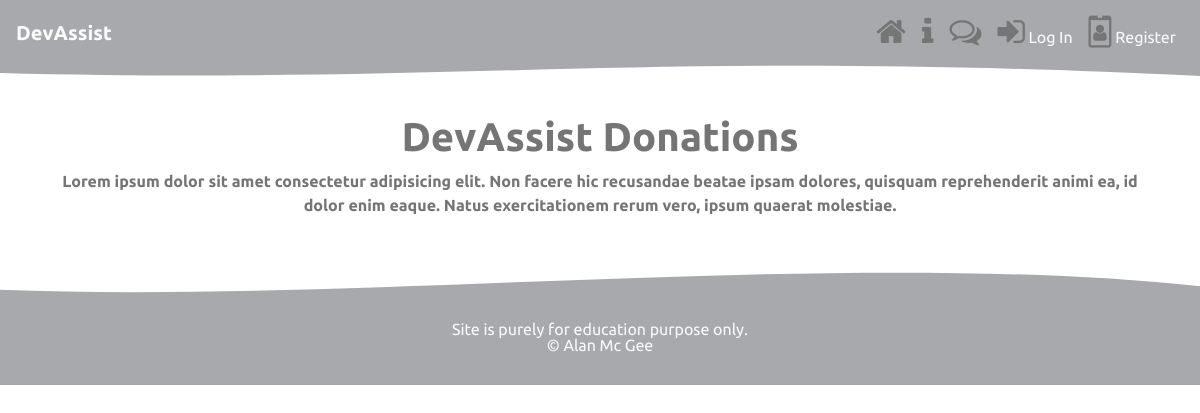
The app's page /donate/, older data.
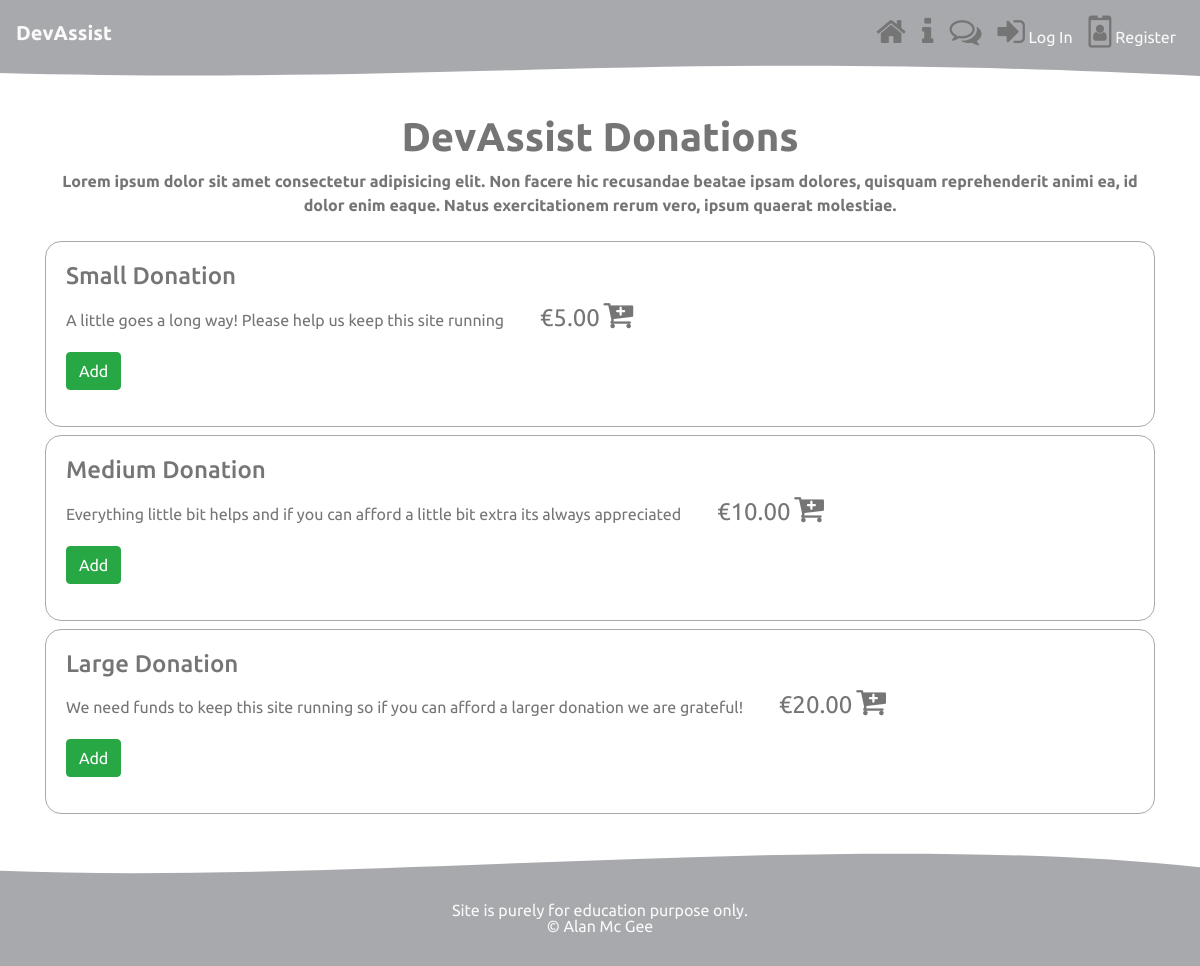
The same page, newer data.
### donation/models.py (models this page shows, shortened)
class Donation(models.Model):
    name = models.CharField(max_length=254, default='')
    description = models.TextField()
    price = models.DecimalField(max_digits=6, decimal_places=2)

### donation/views.py (the view)
# urls.py: path('donate/', donation_view.donations, name='donations'),
def donations(request):
    donations = Donation.objects.all()
    context = {
        "donations": donations,
        "title" : 'Donations'
    }
    return render(request, 'donation/donation.html', context )

### cart/contexts.py (called while the page is built)
def cart_contents(request):
    cart = request.session.get('cart', {})
    cart_items = []
    total = 0
    donation_count = 0
    for id, quantity in cart.items():
        donation = get_object_or_404(Donation, pk=id)
        print(donation)
        total += quantity * donation.price
        donation_count += quantity
        cart_items.append({'id': id, 'quantity': quantity, 'donation': donation})
    return {'cart_items': cart_items, 'total': total, 'donation_count': donation_count}

### donation/templates/donation/donation.html (shortened to what this page needs)
{% extends "base.html" %}
{% block content %}
{% include 'donation/includes/intro.html' %}
<div class="container mt-2 mb-2">
    {% for item in donations %}
    <div class="row mb-2">
        <div class="col">
            <div class="card query-card">
                <div class="card-body query">
                    <h4>{{ item.name }}</h4>
                    <p><span class="donate-description">{{ item.description}}</span>
                        <span class="donate-price">&euro;{{ item.price }}</span>
                        <span class="donate-cart"><i class="fa fa-cart-plus fa-2x " aria-hidden="true"></i>
                        </span>
                        <form method="post" action="{% url 'add-to-cart' item.id %}">
                            <div class="input-group">
                                <span class="input-group-btn">
                                    <button class="btn btn-success" type="submit">Add</button>
                                </span>
                            </div>
                        </form>
                    </p>
                </div>
            </div>
        </div>
    </div>
    {% endfor %}
</div>
{% endblock %}

### templates/base.html (shortened to what this page needs)
{% load static from staticfiles %}
<!DOCTYPE html>
<html>
<head>
    <link rel="stylesheet" href="https://maxcdn.bootstrapcdn.com/bootstrap/4.1.3/css/bootstrap.min.css">
    <link href="https://stackpath.bootstrapcdn.com/font-awesome/4.7.0/css/font-awesome.min.css" rel="stylesheet"
>
    <link rel="stylesheet" href="{% static 'css/main.css' %}">
</head>
<body>
    <header>
        <nav class="navbar navbar-expand-lg navbar-light bg-light">
            <a class="navbar-brand" href="/"><strong>DevAssist</strong></a>
            <div class="collapse navbar-collapse" id="navbarNavAltMarkup">
                <div class="navbar-nav ml-auto ">
                    {% if user.is_authenticated %}
                    <a class="nav-item nav-link " href="{% url 'home' %}" title="Home"><i class="fa fa-home fa-2x" aria-hidden="true"></i>  </a>
                    <a class="nav-item nav-link " href="{% url 'about' %}" title="About"><i class="fa fa-info fa-2x" aria-hidden="true"></i> </a>
                    <a class="nav-item nav-link " href="{% url 'posts' %}" title="Community"><i class="fa fa-comments-o fa-2x" aria-hidden="true"></i> </a>
                    <a class="nav-item nav-link " href="{% url 'logout' %}" title="Log Out"><i class="fa fa-sign-out fa-2x" aria-hidden="true"></i>Logout</a>
                    {% else %}
                    <a class="nav-item nav-link " href="{% url 'home' %}" title="Home"><i class="fa fa-home fa-2x" aria-hidden="true"></i>  </a>
                    <a class="nav-item nav-link " href="{% url 'about' %}" title="About"><i class="fa fa-info fa-2x" aria-hidden="true"></i>  </a>
                    <a class="nav-item nav-link " href="{% url 'posts' %}" title="Community"><i class="fa fa-comments-o fa-2x" aria-hidden="true"></i> </a>
                    <a class="nav-item nav-link " href="{% url 'login' %}" title="Log In"><i class="fa fa-sign-in fa-2x" aria-hidden="true"></i> Log In </a>
                    <a class="nav-item nav-link " href="{% url 'register' %}" title="Register"><i class="fa fa-id-badge fa-2x" aria-hidden="true"></i> Register</a>
                    {% endif %}
                </div>
            </div>
                </nav>
        <div style="height: 3rem; overflow: hidden;"><svg viewBox="0 0 500 150" preserveAspectRatio="none"
            style="height: 100%; width: 100%;">
            <path d="M-0.28,24.97 C194.41,62.47 271.49,-50.00 500.84,34.83 L500.00,0.00 L0.00,0.00 Z"
                style="stroke: none; fill: #a8a9ad"></path>
        </svg></div>
            </header>
    <main>
            {% block content %}{% endblock %}
            </main>
            <div style="height: 4rem; overflow: hidden;">
                <svg viewBox="0 0 500 150" preserveAspectRatio="none" style="height: 100%; width: 100%;">
                    <path d="M-2.55,113.77 C150.00,150.00 352.99,14.10 502.54,107.85 L500.00,150.00 L0.00,150.00 Z"
                        style="stroke: none; fill: #a8a9ad"></path>
                </svg>
            </div>
            <footer>
                <div class="footer">
                    <p>Site is purely for education purpose only. <br> &copy; Alan Mc Gee</p>
                </div>
            </footer>
</body>
</html>

### donation/templates/donation/includes/intro.html
<div class="row no-gutters">
    <div class="col-12">
        <div class="jumbotron-fluid">
            <div class="container">
                <h1> <strong>DevAssist Donations</strong></h1>
                <p>Lorem ipsum dolor sit amet consectetur adipisicing elit. Non facere hic recusandae beatae ipsam dolores, quisquam reprehenderit animi ea,
                    id dolor enim eaque. Natus exercitationem rerum vero, ipsum quaerat molestiae.</p>
            </div>
        </div>
    </div>
</div>

### static/css/main.css (style rules this page uses)
body { font-family: 'Ubuntu', sans-serif; color: #757575; }
.bg-light { background-color: #a8a9ad!important; }
.navbar-light .navbar-brand { color: #fafafa; }
.nav-item { color: #fafafa!important; }
.jumbotron-fluid { font-weight: bold; background-color: white; text-align: center; }
.card { border: none; text-align: center; }
.fa { color: #a8a9ad; }
.fa-2x { color: #757575; }
.query { text-align: left; }
.query-card { border-style: solid; border-color: #a8a9ad; border-radius: 1rem; border-width: thin; }
.donate-description { display: inline-block; margin-right: 2rem; }
.donate-price { display: inline-block; font-size: 1.5rem; }
.footer { line-height: 1rem; font-size: 1rem; text-align: center; background-color: #a8a9ad; padding: 1rem; color: #fafafa; }

Row changes from the older to the newer data that the page shows:
added Donation: name "Small Donation", description "A little goes a long way! Please help us keep this site running", price "5.00"
added Donation: name "Medium Donation", description "Everything little bit helps and if you can afford a little bit extra its always appreciated", price "10.00"
added Donation: name "Large Donation", description "We need funds to keep this site running so if you can afford a larger donation we are grateful!", price "20.00"
